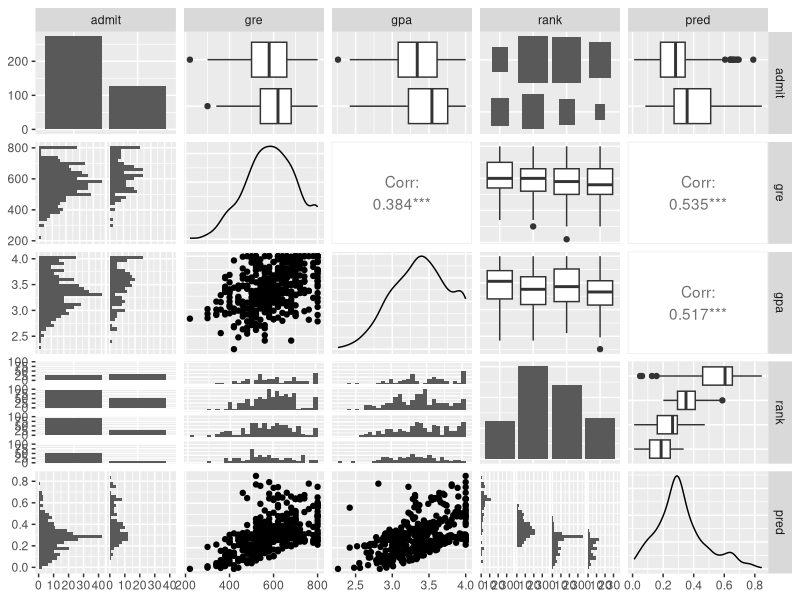
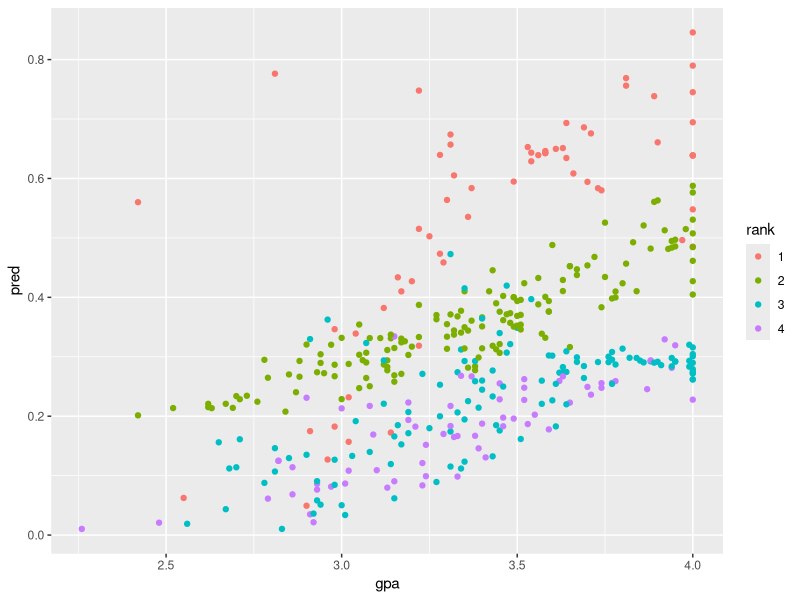
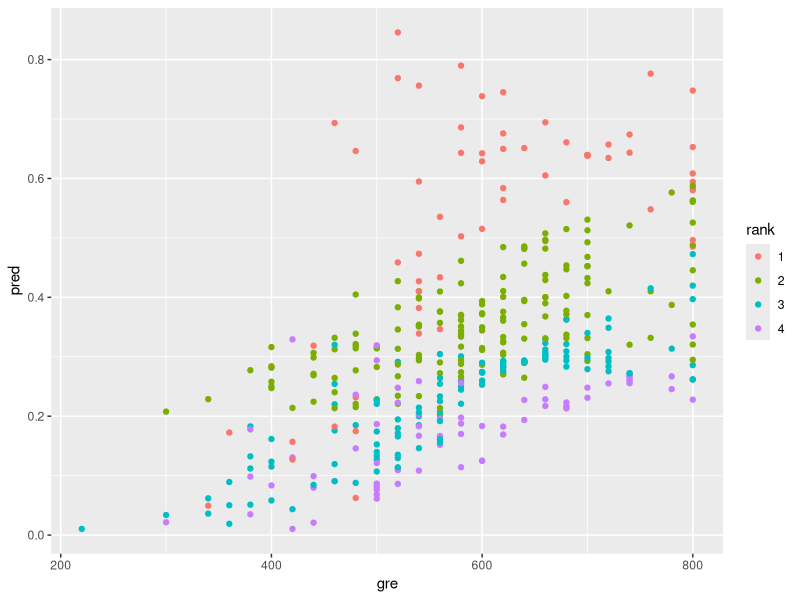

Write the R code that produced these figures, in order.
library(tidyverse)
library(modelr)
library(GGally)

df <- read.csv("GradSchool_Admissions.csv")

summary(df) 
names(df)

df$admit <- as.logical(df$admit)
df$rank <- as.factor(df$rank)


mod1 <- glm(data = df, formula = admit ~ rank)
mod2 <- glm(data = df, formula = admit ~ rank + gre + gpa,family = "binomial")
mod3 <- glm(data = df, formula = admit ~ rank * gre * gpa,family = "binomial")


summary(mod1)
summary(mod2)
summary(mod3)

mod1mse <- mean(residuals(mod1)^2)
mod2mse <- mean(residuals(mod2)^2)
mod3mse <- mean(residuals(mod3)^2)

# mod3 has lowest mse

mod3.pred <- add_predictions(df,mod3,type = "response")

ggpairs(mod3.pred)
# admit has a bigger correlation with rank than gre or gpa


ggplot(mod3.pred, aes(x=gpa,y=pred,color=rank))+
  geom_point()

ggplot(mod3.pred,aes(x=gre,y=pred,color=rank))+
  geom_point()








